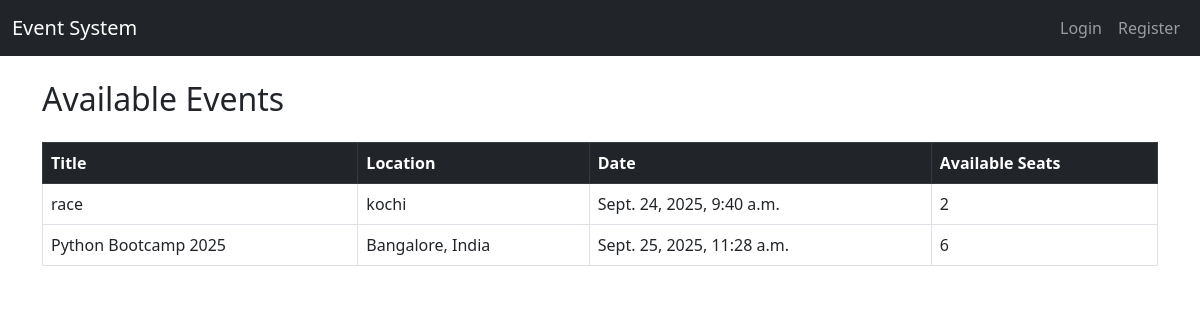
The page / on the database its author committed.
### bookings/models.py (models this page shows, shortened)
class Event(models.Model):
    title = models.CharField(max_length=255)
    location = models.CharField(max_length=255)
    date = models.DateTimeField()
    total_seats = models.IntegerField()
    available_seats = models.IntegerField()

### bookings/views.py (the view)
def index(request):
    events = Event.objects.all()
    return render(request, 'bookings/index.html', {'events': events})

### bookings/templates/bookings/index.html (shortened to what this page needs)
{% extends 'bookings/base.html' %}
{% block content %}
<h2 class="mb-4">Available Events</h2>
<table class="table table-bordered table-hover">
    <thead class="table-dark">
        <tr>
            <th>Title</th>
            <th>Location</th>
            <th>Date</th>
            <th>Available Seats</th>
        </tr>
    </thead>
    <tbody>
        {% for event in events %}
        <tr>
            <td>{{ event.title }}</td>
            <td>{{ event.location }}</td>
            <td>{{ event.date }}</td>
            <td>{{ event.available_seats }}</td>
        </tr>
        {% endfor %}
    </tbody>
</table>
{% endblock %}

### rows shown on the page
Event: title "race", location "kochi", date "Sept. 24, 2025, 9:40 a.m.", available_seats "2"
Event: title "Python Bootcamp 2025", location "Bangalore, India", date "Sept. 25, 2025, 11:28 a.m.", available_seats "6"
